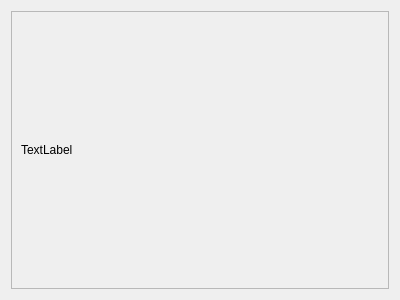
<?xml version="1.0" encoding="UTF-8"?>
<ui version="4.0">
 <class>HelpDialog</class>
 <widget class="QDialog" name="HelpDialog">
  <property name="geometry">
   <rect>
    <x>0</x>
    <y>0</y>
    <width>400</width>
    <height>300</height>
   </rect>
  </property>
  <property name="windowTitle">
   <string>Help</string>
  </property>
  <layout class="QVBoxLayout" name="verticalLayout">
   <item>
    <widget class="QScrollArea" name="scrollArea">
     <property name="widgetResizable">
      <bool>true</bool>
     </property>
     <widget class="QWidget" name="scrollAreaWidgetContents">
      <property name="geometry">
       <rect>
        <x>0</x>
        <y>0</y>
        <width>380</width>
        <height>280</height>
       </rect>
      </property>
      <layout class="QGridLayout" name="gridLayout_2">
       <item row="0" column="0">
        <widget class="QLabel" name="label">
         <property name="text">
          <string>TextLabel</string>
         </property>
        </widget>
       </item>
      </layout>
     </widget>
    </widget>
   </item>
  </layout>
 </widget>
 <resources/>
 <connections/>
</ui>
